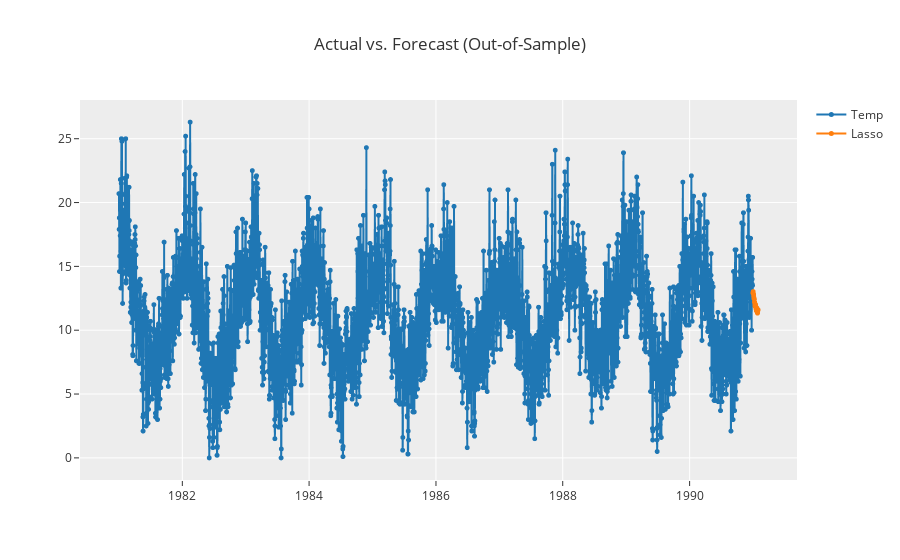

The code cell stored with this chart in its notebook:
### Code cell
from pycaret.time_series import TSForecastingExperiment
exp = TSForecastingExperiment()
exp.setup(
    data=y, 
    fh=30, 
    fold=2,
    session_id=42, 
    seasonal_period=7, 
    n_jobs=1,
    verbose=False,
    numeric_imputation_target='mean',
    use_gpu=True  # Enable GPU usage
)
# Compare models that can leverage GPU
best = exp.compare_models()
final = exp.finalize_model(best)
preds = exp.predict_model(final)
fig = exp.plot_model(final, plot='forecast')

### Figure 1 — Plotly figure (JSON) as saved in the notebook; plotly's stock layout.template omitted (floating-point values rounded to 4 significant figures; data arrays with more than 128 entries replaced by an {"elided": "..."} marker saying what was removed)
{"data": [{"line": {"color": "rgb(31, 119, 180)", "width": 2}, "marker": {"color": "rgb(31, 119, 180)", "size": 5}, "mode": "lines+markers", "name": "Temp", "type": "scattergl", "x": {"elided": "3682 str values"}, "xaxis": "x", "y": {"elided": "3682 float values"}, "yaxis": "y"}, {"line": {"color": "rgb(255, 127, 14)", "width": 2}, "marker": {"color": "rgb(255, 127, 14)", "size": 5}, "mode": "lines+markers", "name": "Lasso", "type": "scattergl", "x": {"elided": "3682 str values"}, "xaxis": "x", "y": {"elided": "3682 float values"}, "yaxis": "y"}], "layout": {"showlegend": true, "title": {"text": "Actual vs. Forecast (Out-of-Sample)"}, "xaxis": {"anchor": "y", "domain": [0, 1]}, "yaxis": {"anchor": "x", "domain": [0, 1]}}}
